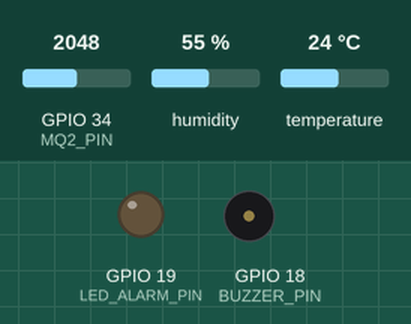
This sketch was run on a simulated ESP32. Shown: output pins drawn as LEDs (lit = HIGH), buzzer (waves = sounding). The test bench sets the inputs (shaded band); at power-on: temperature 24 °C, GPIO 34 (MQ2_PIN) = 2048, humidity 55 % (analog values on the 0–4095 scale). WiFi joins after 1.5 s; servers stay silent unless stated; uploads are accepted with an empty reply; what the sketch prints to the serial monitor is not drawn.

Above: at 2.7 s.
2.8 s: temperature set to 29 °C
5.8 s: temperature set to 32 °C
At 6.7 s:
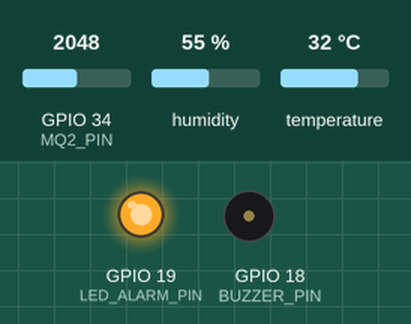
11.9 s: temperature set to 12 °C
At 13.5 s:
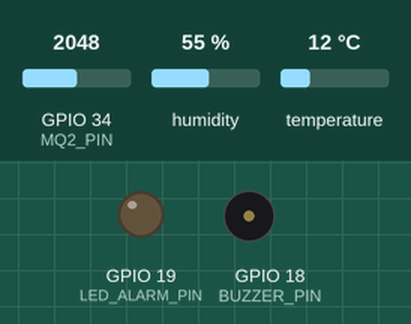
14.9 s: temperature set to 33 °C
At 15.4 s:
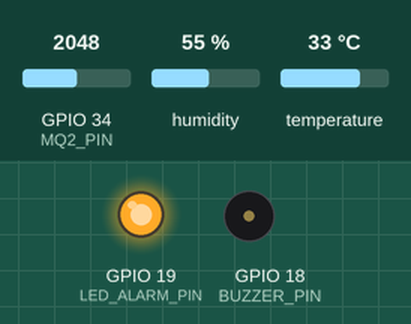
Timing chart, 0 to 22.0 s (numbered marks = the images above; inputs shaded):
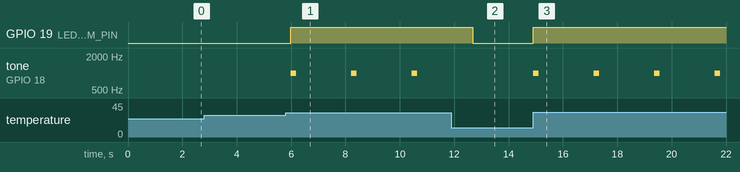

Measured:
- the behaviour switches between 30 and 31 °C on temperature (found by bisection; images 0 and 1)
- after the input at 2.8 s, every drawn part: stays the same
- after the input at 5.8 s, GPIO 19 (LED_ALARM_PIN): LOW → HIGH after 0.19 s; tone on GPIO 18 (BUZZER_PIN): alternates 1000 Hz for 0.20 s and silent for 2.0 s, starting after 0.19 s
- after the input at 11.9 s, GPIO 19 (LED_ALARM_PIN): HIGH → LOW after 0.78 s; tone on GPIO 18 (BUZZER_PIN): stays silent (without the input it goes to 1000 Hz after 0.78 s)
- after the input at 14.9 s, GPIO 19 (LED_ALARM_PIN): LOW → HIGH at once; tone on GPIO 18 (BUZZER_PIN): alternates 1000 Hz for 0.20 s and silent for 2.0 s, starting at once

The sketch:

estacion_climatica.ino
```cpp
// Estación climática ESP32 -> Supabase (REST). Basado en la Práctica 2.3.
#include <WiFi.h>
#include <WiFiClientSecure.h>
#include <HTTPClient.h>
#include <DHT.h>
#include <ArduinoJson.h>
#include "secrets.h"  // WIFI_SSID, WIFI_PASS, SUPABASE_URL, SUPABASE_KEY

// ---------- Hardware ----------
#define DHTPIN        4
#define DHTTYPE       DHT11
#define MQ2_PIN       34
#define BUZZER_PIN    18
#define LED_ALARM_PIN 19

// ---------- Umbral crítico local ----------
const float TEMP_THRESHOLD = 30.0;

DHT dht(DHTPIN, DHTTYPE);

// Espera acotada: sin Wi-Fi la alarma local debe seguir funcionando.
void connectWiFi() {
  WiFi.mode(WIFI_STA);
  WiFi.begin(WIFI_SSID, WIFI_PASS);
  Serial.print("Conectando a Wi-Fi");
  for (int i = 0; i < 20 && WiFi.status() != WL_CONNECTED; i++) {
    delay(500);
    Serial.print(".");
  }
  if (WiFi.status() == WL_CONNECTED) Serial.println("\n[OK] Conectado a la Red Wi-Fi");
  else Serial.println("\n[WARN] Sin Wi-Fi, sigo con alarma local");
}

unsigned long lastReconnect = 0;

void setup() {
  Serial.begin(115200);
  pinMode(BUZZER_PIN, OUTPUT);
  pinMode(LED_ALARM_PIN, OUTPUT);
  digitalWrite(BUZZER_PIN, LOW);
  digitalWrite(LED_ALARM_PIN, LOW);
  dht.begin();
  analogReadResolution(12);
  connectWiFi();
}

void triggerLocalAlarm(bool enable) {
  if (enable) {
    digitalWrite(LED_ALARM_PIN, HIGH);
    tone(BUZZER_PIN, 1000, 200);   // Tono de alerta intermitente
  } else {
    digitalWrite(LED_ALARM_PIN, LOW);
    noTone(BUZZER_PIN);
  }
}

void loop() {
  float temp = dht.readTemperature();
  float hum  = dht.readHumidity();
  int mq_val = analogRead(MQ2_PIN);

  if (isnan(temp) || isnan(hum)) {
    Serial.println("[ERROR] Lectura de DHT11 fallida");
    delay(3000);
    return;
  }

  // Respuesta local inmediata (no depende de la nube)
  bool isAlarm = (temp > TEMP_THRESHOLD);
  triggerLocalAlarm(isAlarm);

  // Reconexión no bloqueante (máx. 1 intento cada 10 s)
  if (WiFi.status() != WL_CONNECTED && millis() - lastReconnect > 10000) {
    Serial.println("[WARN] Wi-Fi perdido, reintentando...");
    WiFi.reconnect();
    lastReconnect = millis();
  }

  // Envío de telemetría a Supabase
  if (WiFi.status() == WL_CONNECTED) {
    WiFiClientSecure client;
    client.setInsecure();  // shortcut: no valida el certificado, usar setCACert si se publica

    HTTPClient http;
    String url = String(SUPABASE_URL) + "/rest/v1/telemetria";
    http.begin(client, url);
    http.addHeader("apikey", SUPABASE_KEY);
    http.addHeader("Authorization", String("Bearer ") + SUPABASE_KEY);
    http.addHeader("Content-Type", "application/json");
    http.addHeader("Prefer", "return=minimal");

    JsonDocument doc;
    doc["temperature"]        = serialized(String(temp, 2));
    doc["humidity"]           = serialized(String(hum, 2));
    doc["air_quality"]        = mq_val;
    doc["local_alarm_status"] = isAlarm;
    doc["rssi"]               = WiFi.RSSI();
    String jsonPayload;
    serializeJson(doc, jsonPayload);

    int httpCode = http.POST(jsonPayload);
    // Éxito = 201 (Created)
    Serial.printf("[HTTP] POST Status Code: %d%s | Payload: %s\n",
                  httpCode, httpCode == 201 ? " (OK)" : "", jsonPayload.c_str());
    http.end();
  }

  delay(2000);  // mínimo del DHT11: la librería no da lecturas nuevas en menos de 2 s
}
```

secrets.example.h
```cpp
// Copiar este archivo como secrets.h y completar los valores.
// secrets.h está en .gitignore: nunca subir credenciales reales.
// Usar SOLO la publishable key de Supabase, nunca la service_role/secret.
#pragma once

#define WIFI_SSID    "TU_RED_WIFI"            // Debe ser de 2.4 GHz
#define WIFI_PASS    "TU_CONTRASEÑA_WIFI"
#define SUPABASE_URL "https://TU_PROYECTO.supabase.co"
#define SUPABASE_KEY "TU_PUBLISHABLE_KEY"
```
